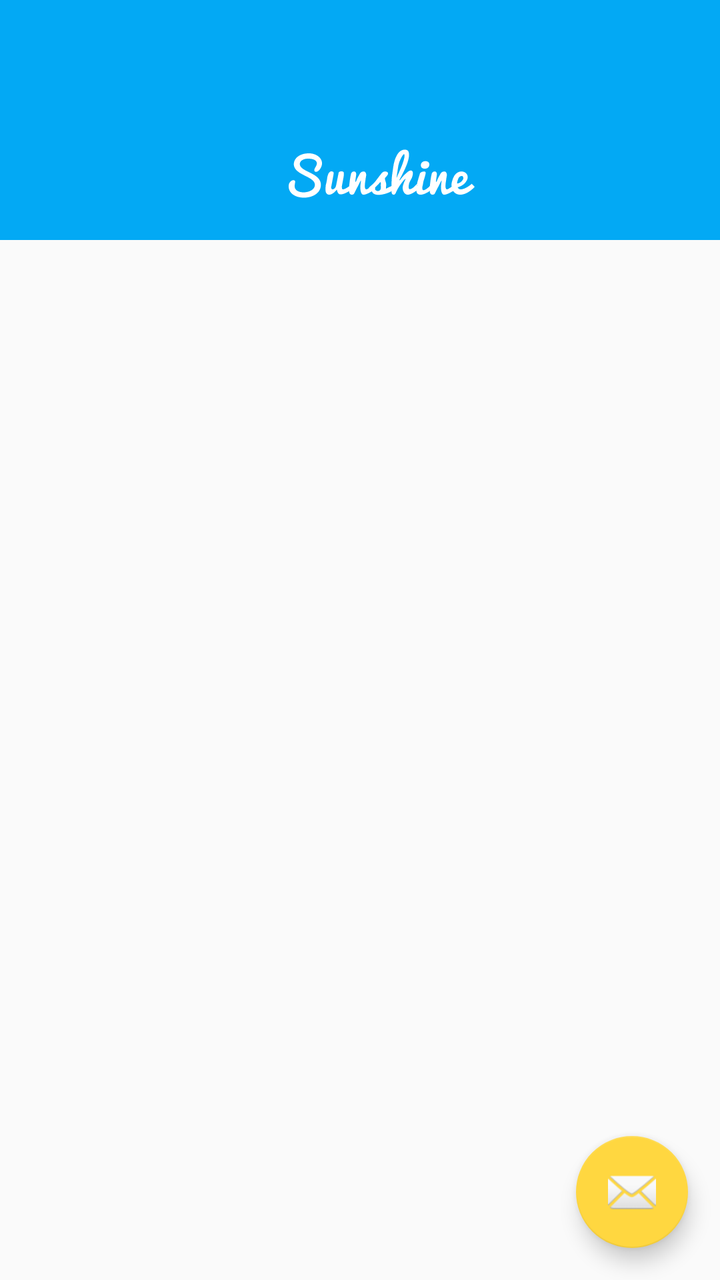
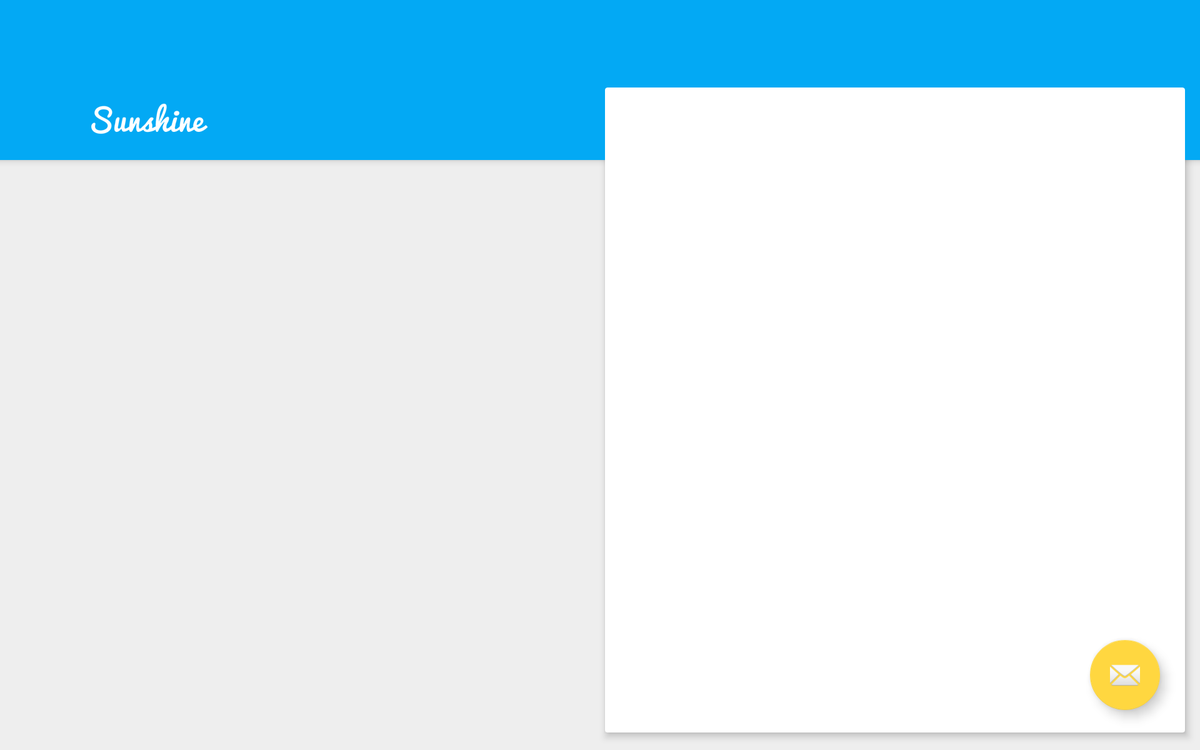

Compare how this app lays out the same screen by default and in its alternative resource folder. The renders come first, then the two layout files and the values they reference.
<!-- AndroidManifest.xml: activity theme ForecastListTheme -->
<!-- res/layout/activity_forecast.xml -->
<?xml version="1.0" encoding="utf-8"?>
<android.support.design.widget.CoordinatorLayout xmlns:android="http://schemas.android.com/apk/res/android"
    xmlns:app="http://schemas.android.com/apk/res-auto"
    xmlns:tools="http://schemas.android.com/tools"
    android:layout_width="match_parent"
    android:layout_height="match_parent"
    android:fitsSystemWindows="true"
    tools:context=".activities.ForecastActivity">

    <FrameLayout
        android:id="@+id/fl_container"
        android:layout_width="match_parent"
        android:layout_height="match_parent"
        app:layout_behavior="@string/appbar_scrolling_view_behavior" />

    <android.support.design.widget.AppBarLayout
        android:id="@+id/appbar"
        android:layout_width="match_parent"
        android:layout_height="wrap_content"
        android:theme="@style/ThemeOverlay.AppCompat.Dark.ActionBar"
        app:elevation="0dp">

        <android.support.v7.widget.Toolbar
            android:id="@+id/toolbar"
            android:layout_width="match_parent"
            android:layout_height="wrap_content"
            android:elevation="0dp"
            app:layout_scrollFlags="scroll|enterAlways"
            app:theme="@style/ThemeOverlay.AppCompat.Dark.ActionBar">

            <FrameLayout
                android:layout_width="match_parent"
                android:layout_height="wrap_content">

                <ImageView
                    android:layout_width="wrap_content"
                    android:layout_height="?attr/listPreferredItemHeight"
                    android:layout_gravity="center_horizontal"
                    android:layout_marginTop="?attr/actionBarSize"
                    android:scaleType="center"
                    android:src="@drawable/ic_text_logo"
                    app:layout_scrollFlags="scroll|enterAlways"
                    />

            </FrameLayout>

        </android.support.v7.widget.Toolbar>

    </android.support.design.widget.AppBarLayout>

    <android.support.design.widget.FloatingActionButton
        android:id="@+id/fab"
        android:layout_width="wrap_content"
        android:layout_height="wrap_content"
        android:layout_gravity="bottom|end"
        android:layout_margin="@dimen/fab_margin"
        android:src="@android:drawable/ic_dialog_email" />

</android.support.design.widget.CoordinatorLayout>
<!-- resources referenced by this layout -->
<resources>
  <dimen name="fab_margin">16dp</dimen>
  <!-- drawable ic_text_logo: png bitmap (drawable-hdpi, 4373 bytes) -->
  <!-- from res/values-v21/ -->
  <style name="ForecastListTheme" parent="AppTheme">
          <item name="toolbarStyle">@style/Toolbar</item>
          <item name="android:windowContentTransitions">true</item>
      </style>
  <style name="AppTheme" parent="Theme.AppCompat.Light.NoActionBar">
          
          <item name="colorPrimary">@color/primary</item>
          <item name="colorPrimaryDark">@color/primary_dark</item>
          <item name="colorAccent">@color/accent</item>
      </style>
  <style name="Toolbar" parent="Widget.AppCompat.Toolbar">
          <item name="android:background">?attr/colorPrimary</item>
          <item name="popupTheme">@style/Theme.AppCompat.Light.DarkActionBar</item>
      </style>
  <color name="primary">@color/sunshine_blue</color>
  <color name="primary_dark">@color/sunshine_dark_blue</color>
  <color name="accent">@color/sunshine_amber_accent</color>
  <color name="sunshine_blue">#03A9F4</color>
  <color name="sunshine_dark_blue">#0288D1</color>
  <color name="sunshine_amber_accent">#FFD740</color>
</resources>
<!-- res/layout-sw600dp-land/activity_forecast.xml (the repository's variant of the layout above) -->
<!-- drawn on a 7-inch tablet turned sideways -->
<?xml version="1.0" encoding="utf-8"?>
<android.support.design.widget.CoordinatorLayout xmlns:android="http://schemas.android.com/apk/res/android"
    xmlns:tools="http://schemas.android.com/tools"
    android:layout_width="match_parent"
    android:layout_height="match_parent"
    android:fitsSystemWindows="true"
    tools:context=".activities.ForecastActivity">

    <RelativeLayout
        android:layout_width="match_parent"
        android:layout_height="match_parent"
        android:background="#EEE"
        android:orientation="vertical">

        <android.support.v7.widget.Toolbar
            android:id="@+id/toolbar"
            android:layout_width="match_parent"
            android:layout_height="wrap_content"
            android:elevation="@dimen/toolbar_elevation"
            android:theme="@style/ThemeOverlay.AppCompat.Dark.ActionBar">

            <FrameLayout
                android:layout_width="wrap_content"
                android:layout_height="wrap_content"
                android:layout_marginLeft="@dimen/weather_icon_dimen"
                android:layout_marginStart="@dimen/weather_icon_dimen"
                android:paddingLeft="@dimen/margin_medium_2"
                android:paddingStart="@dimen/margin_medium_2">

                <ImageView
                    android:layout_width="wrap_content"
                    android:layout_height="?attr/listPreferredItemHeight"
                    android:layout_marginTop="?attr/actionBarSize"
                    android:contentDescription="@string/app_name"
                    android:scaleType="center"
                    android:src="@drawable/ic_text_logo" />

            </FrameLayout>

        </android.support.v7.widget.Toolbar>

        <android.support.v4.widget.Space
            android:id="@+id/layout_center"
            android:layout_width="0dp"
            android:layout_height="0dp"
            android:layout_centerInParent="true" />

        <FrameLayout
            android:id="@+id/fl_container"
            android:layout_width="0dp"
            android:layout_height="match_parent"
            android:layout_alignEnd="@id/layout_center"
            android:layout_alignParentLeft="true"
            android:layout_alignParentStart="true"
            android:layout_alignRight="@id/layout_center"
            android:layout_below="@id/toolbar" />

        <android.support.v7.widget.CardView xmlns:card_view="http://schemas.android.com/apk/res-auto"
            android:layout_width="match_parent"
            android:layout_height="match_parent"
            android:layout_alignLeft="@id/layout_center"
            android:layout_alignParentEnd="true"
            android:layout_alignParentRight="true"
            android:layout_alignStart="@id/layout_center"
            android:layout_marginTop="?attr/actionBarSize"
            android:layout_marginBottom="@dimen/margin_medium"
            android:layout_marginEnd="@dimen/margin_medium"
            android:layout_marginRight="@dimen/margin_medium"
            card_view:cardElevation="@dimen/toolbar_elevation"
            card_view:cardUseCompatPadding="true"
            card_view:cardPreventCornerOverlap="false">

            <FrameLayout
                android:id="@+id/fl_detail_container"
                android:layout_width="match_parent"
                android:layout_height="match_parent" />

        </android.support.v7.widget.CardView>

    </RelativeLayout>

    <android.support.design.widget.FloatingActionButton
        android:id="@+id/fab"
        android:layout_width="wrap_content"
        android:layout_height="wrap_content"
        android:layout_gravity="bottom|end"
        android:layout_margin="@dimen/fab_margin"
        android:src="@android:drawable/ic_dialog_email" />

</android.support.design.widget.CoordinatorLayout>
<!-- resources referenced by the variant -->
<!-- as a 7-inch tablet turned sideways resolves them -->
<resources>
  <!-- from res/values-sw600dp/ -->
  <dimen name="fab_margin">32dp</dimen>
  <dimen name="margin_medium">8dp</dimen>
  <dimen name="margin_medium_2">16dp</dimen>
  <dimen name="toolbar_elevation">4dp</dimen>
  <dimen name="weather_icon_dimen">40dp</dimen>
  <!-- drawable ic_text_logo: png bitmap (drawable-hdpi, 4373 bytes) -->
  <string name="app_name" translatable="false">Sunshine</string>
  <!-- from res/values-v21/ -->
  <style name="ForecastListTheme" parent="AppTheme">
          <item name="toolbarStyle">@style/Toolbar</item>
          <item name="android:windowContentTransitions">true</item>
      </style>
  <style name="AppTheme" parent="Theme.AppCompat.Light.NoActionBar">
          
          <item name="colorPrimary">@color/primary</item>
          <item name="colorPrimaryDark">@color/primary_dark</item>
          <item name="colorAccent">@color/accent</item>
      </style>
  <style name="Toolbar" parent="Widget.AppCompat.Toolbar">
          <item name="android:background">?attr/colorPrimary</item>
          <item name="popupTheme">@style/Theme.AppCompat.Light.DarkActionBar</item>
      </style>
  <color name="primary">@color/sunshine_blue</color>
  <color name="primary_dark">@color/sunshine_dark_blue</color>
  <color name="accent">@color/sunshine_amber_accent</color>
  <color name="sunshine_blue">#03A9F4</color>
  <color name="sunshine_dark_blue">#0288D1</color>
  <color name="sunshine_amber_accent">#FFD740</color>
</resources>
